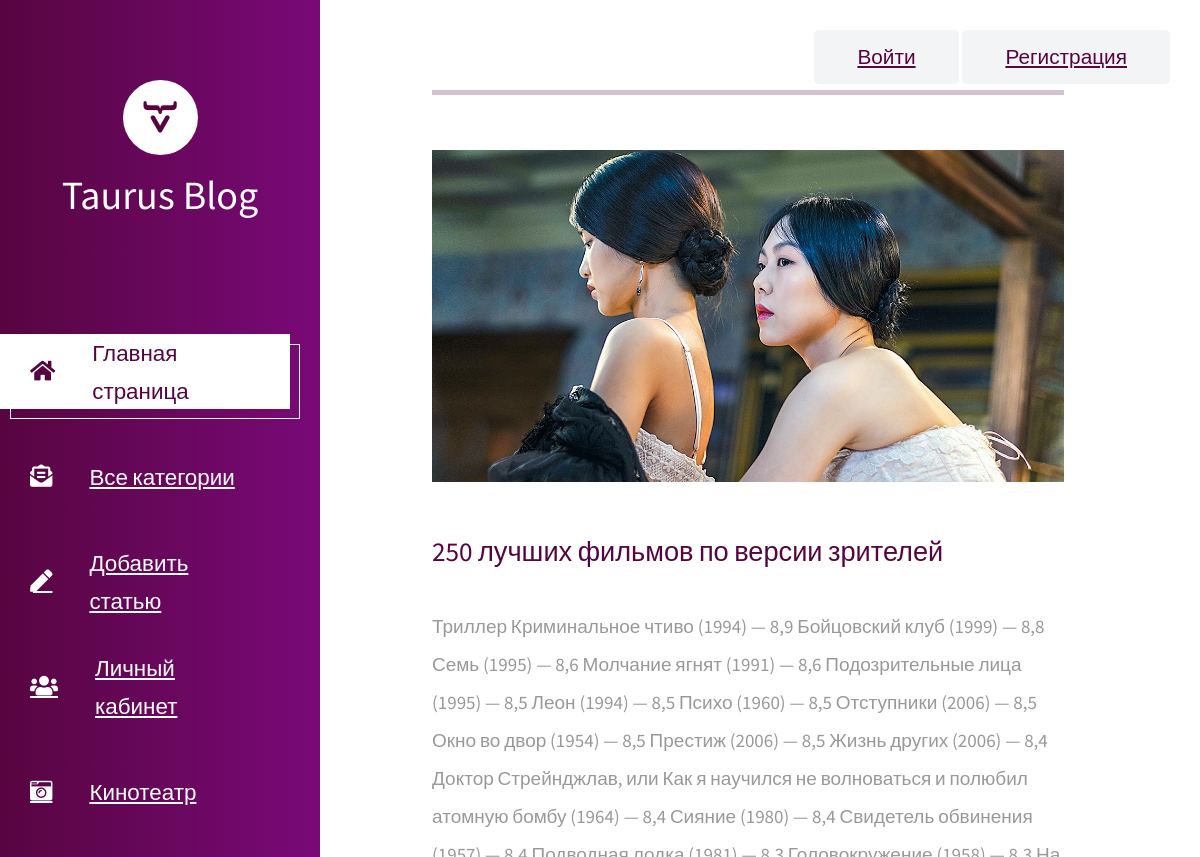
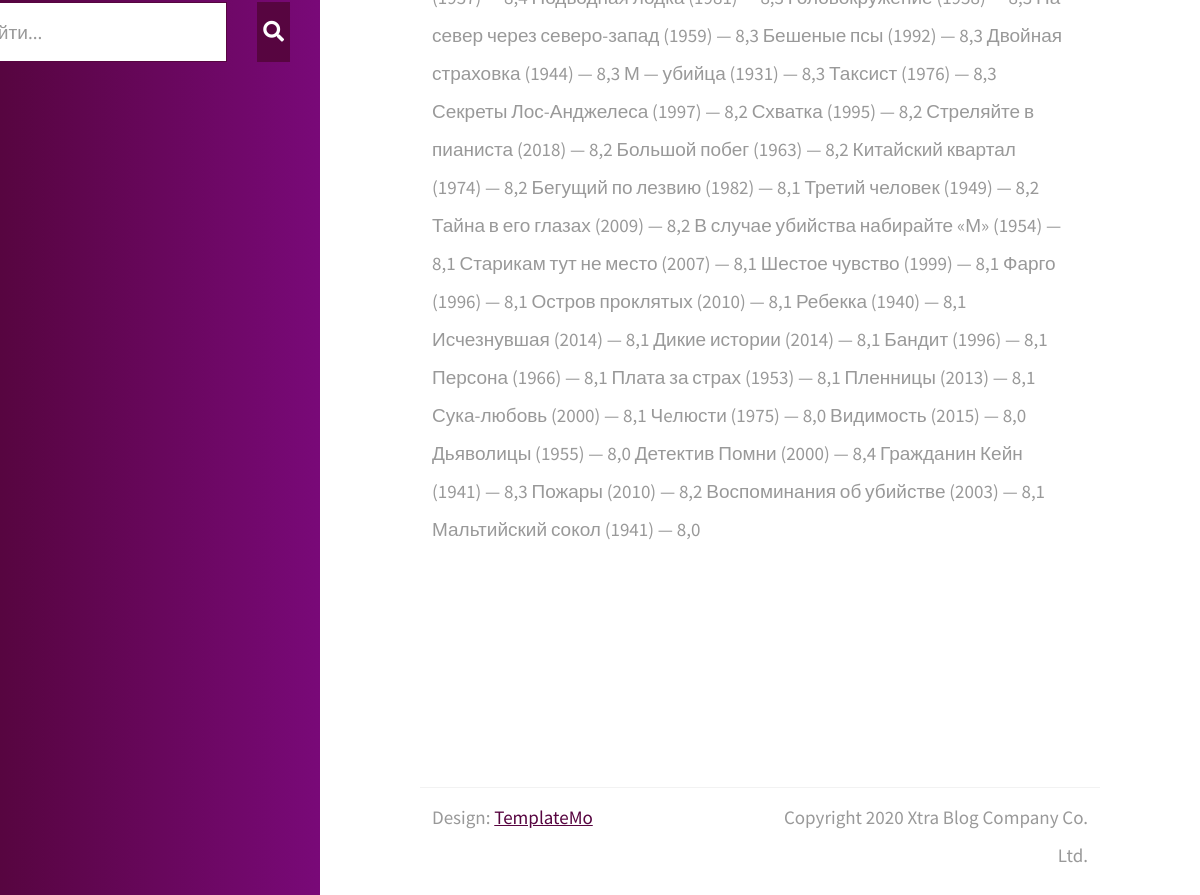
The app's page /detail/250-luchshih-filmov-po-versii-zritelej/ with its own data (2 pictures, top to bottom).
### blog/models.py (models this page shows, shortened)
class Post(models.Model):
    title = models.CharField(_('Название'), max_length=255,)
    slug = models.SlugField(_('URL-кодировка'))
    content = models.TextField(_('Содержание'), max_length=5000)
    photo = models.ImageField(_('Фото'), upload_to=get_image_url, null=True)
    user = models.ForeignKey(User, on_delete=models.PROTECT, default=User)
    category = models.ForeignKey('Category', on_delete=models.PROTECT)
    time_create = models.DateTimeField(_('date_published'), auto_now_add=True)
    time_update = models.DateTimeField(_('date_update'), auto_now=True)
    is_published = models.BooleanField(_('Статус публикации'),default=True,)

### blog/views.py (the view)
# urls.py: path('detail/<slug:post_slug>/', PostDetail.as_view(), name='PostDetail'),
class PostDetail(DetailView):
    model = Post
    template_name = 'blog/PostDetail.html'
    slug_url_kwarg = 'post_slug'

### blog/templates/blog/PostDetail.html (shortened to what this page needs)
{% extends 'blog/Base.html' %}
{% block content %}
<div class="row tm-row tm-mb-45">
                <div class="col-12">
                    <hr class="tm-hr-primary tm-mb-55">
                    <img src="{{ post.photo.url }}" alt="Image" class="img-fluid">
                </div>
            </div>
            <div class="row tm-row tm-mb-40">
                <div class="col-12">
                    <div class="mb-4">
                        <h2 class="pt-2 tm-mb-40 tm-color-primary tm-post-title">{{ post.title }}</h2>
                        <p>
                           {{ post.content }}
                        </p>
                    </div>
                </div>
            </div>
{% endblock %}

### blog/static/blog/css/templatemo-xtra-blog.css (style rules this page uses)
html { overflow-x: hidden; }
body { margin: 0; padding: 0; font-family: 'Source Sans Pro', sans-serif; font-size: 19px; line-height: 2em; overflow-x: hidden; }
p, span { color: #999; }
hr { border-top-color: #CCC; margin-top: 10px; margin-bottom: 10px; }
.tm-row { max-width: 980px; justify-content: space-between; }
.tm-post-title { font-size: 1.7rem; transition: all 0.3s ease; }
hr.tm-hr-primary { border-top: 5px solid #570540; }
.tm-mb-40 { margin-bottom: 40px; }
.tm-mb-45 { margin-bottom: 45px; }
.tm-mb-55 { margin-bottom: 55px; }
.tm-color-primary, span.tm-color-primary { color: #570540; }

### records on screen
Post: photo (picture), title "250 лучших фильмов по версии зрителей", content "Триллер Криминальное чтиво (1994) — 8,9 Бойцовский клуб (1999) — 8,8 Семь (1995) — 8,6 Молчание ягнят (1991) — 8,6 Подозрительные лица (1995) — 8,5 Леон (1994) — 8,5 Психо (1960) — 8,5 Отступники (2006) — 8,5 Окно во двор (1954) — 8,5 Престиж (2006) — 8,5 Жизнь других (2006) — 8,4 Доктор Стрейнджлав, или Как я научился не волноваться и полюбил атомную бомбу (1964) — 8,4 Сияние (1980) — 8,4 Свидетель обвинения (1957) — 8,4 Подводная лодка (1981) — 8,3 Головокружение (1958) — 8,3 На север через северо-запад (1959) — 8,3 Бешеные псы (1992) — 8,3 Двойная страховка (1944) — 8,3 М — убийца (1931) — 8,3 Таксист (1976) — 8,3 Секреты Лос-Анджелеса (1997) — 8,2 Схватка (1995) — 8,2 Стреляйте в…"
